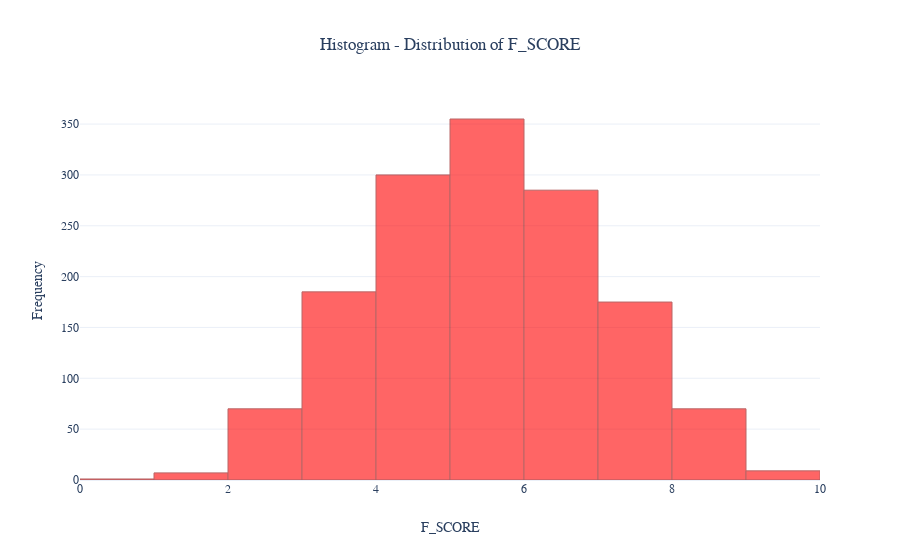

Notebook code for this chart:
### Markdown cell above
## F-SCORE Distibution

### Code cell
# histogram of F-SCORE distribution
fig = go.Figure()
fig.add_trace(go.Histogram(x=funda_df['F_SCORE'], name='F_SCORE', 
                           xbins=dict(start=0.0, end=10.0, size=1), 
                           marker=dict(color='red', line=dict(color='darkred', width=1)), 
                           opacity=0.6))
fig.update_layout(template='plotly_white', 
                  title=go.layout.Title(text='Histogram - Distribution of F_SCORE',
                                        font=dict(family='Times New Roman, serif'),
                                        x=0.5),
                  xaxis=go.layout.XAxis(title=go.layout.xaxis.Title(text='F_SCORE',
                                                                    font=dict(family='Times New Roman, serif')),
                                        tickfont=dict(family='Times New Roman, serif')),
                  yaxis=go.layout.YAxis(title=go.layout.yaxis.Title(text='Frequency',
                                                                    font=dict(family='Times New Roman, serif')),
                                        tickfont=dict(family='Times New Roman, serif')))
fig.show()

### Figure 1 — Plotly figure (JSON) as saved in the notebook; plotly's stock layout.template omitted (floating-point values rounded to 4 significant figures; data arrays with more than 128 entries replaced by an {"elided": "..."} marker saying what was removed)
{"data": [{"marker": {"color": "red", "line": {"color": "darkred", "width": 1}}, "name": "F_SCORE", "opacity": 0.6, "type": "histogram", "x": {"elided": "1457 int values"}, "xbins": {"end": 10, "size": 1, "start": 0}}], "layout": {"title": {"font": {"family": "Times New Roman, serif"}, "text": "Histogram - Distribution of F_SCORE", "x": 0.5}, "xaxis": {"tickfont": {"family": "Times New Roman, serif"}, "title": {"font": {"family": "Times New Roman, serif"}, "text": "F_SCORE"}}, "yaxis": {"tickfont": {"family": "Times New Roman, serif"}, "title": {"font": {"family": "Times New Roman, serif"}, "text": "Frequency"}}}}
